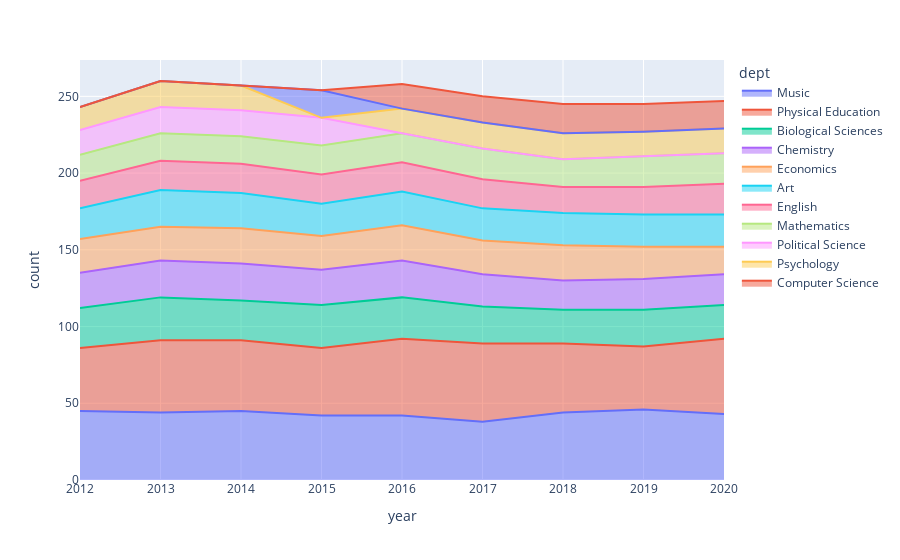

Source (notebook cell):
### Markdown cell above
Using plotly express we can then visualize the top 10 departments over the years. Overall there has not been much fluctuation with the number of faculty members in the top departments (top meaning the departments with the most faculty members in any given year).

### Code cell
import plotly.express as px
fig = px.area(merged_years_df, x='year',y='count',color = "dept")
fig.show()

### Figure 1 — Plotly figure (JSON) as saved in the notebook; plotly's stock layout.template omitted (floating-point values rounded to 4 significant figures)
{"data": [{"hovertemplate": "dept=Music<br>year=%{x}<br>count=%{y}<extra></extra>", "legendgroup": "Music", "line": {"color": "#636efa"}, "mode": "lines", "name": "Music", "orientation": "v", "showlegend": true, "stackgroup": "1", "type": "scatter", "x": [2012, 2013, 2014, 2015, 2016, 2017, 2018, 2019, 2020], "xaxis": "x", "y": [45, 44, 45, 42, 42, 38, 44, 46, 43], "yaxis": "y"}, {"hovertemplate": "dept=Physical Education<br>year=%{x}<br>count=%{y}<extra></extra>", "legendgroup": "Physical Education", "line": {"color": "#EF553B"}, "mode": "lines", "name": "Physical Education", "orientation": "v", "showlegend": true, "stackgroup": "1", "type": "scatter", "x": [2012, 2013, 2014, 2015, 2016, 2017, 2018, 2019, 2020], "xaxis": "x", "y": [41, 47, 46, 44, 50, 51, 45, 41, 49], "yaxis": "y"}, {"hovertemplate": "dept=Biological Sciences<br>year=%{x}<br>count=%{y}<extra></extra>", "legendgroup": "Biological Sciences", "line": {"color": "#00cc96"}, "mode": "lines", "name": "Biological Sciences", "orientation": "v", "showlegend": true, "stackgroup": "1", "type": "scatter", "x": [2012, 2013, 2014, 2015, 2016, 2017, 2018, 2019, 2020], "xaxis": "x", "y": [26, 28, 26, 28, 27, 24, 22, 24, 22], "yaxis": "y"}, {"hovertemplate": "dept=Chemistry<br>year=%{x}<br>count=%{y}<extra></extra>", "legendgroup": "Chemistry", "line": {"color": "#ab63fa"}, "mode": "lines", "name": "Chemistry", "orientation": "v", "showlegend": true, "stackgroup": "1", "type": "scatter", "x": [2012, 2013, 2014, 2015, 2016, 2017, 2018, 2019, 2020], "xaxis": "x", "y": [23, 24, 24, 23, 24, 21, 19, 20, 20], "yaxis": "y"}, {"hovertemplate": "dept=Economics<br>year=%{x}<br>count=%{y}<extra></extra>", "legendgroup": "Economics", "line": {"color": "#FFA15A"}, "mode": "lines", "name": "Economics", "orientation": "v", "showlegend": true, "stackgroup": "1", "type": "scatter", "x": [2012, 2013, 2014, 2015, 2016, 2017, 2018, 2019, 2020], "xaxis": "x", "y": [22, 22, 23, 22, 23, 22, 23, 21, 18], "yaxis": "y"}, {"hovertemplate": "dept=Art<br>year=%{x}<br>count=%{y}<extra></extra>", "legendgroup": "Art", "line": {"color": "#19d3f3"}, "mode": "lines", "name": "Art", "orientation": "v", "showlegend": true, "stackgroup": "1", "type": "scatter", "x": [2012, 2013, 2014, 2015, 2016, 2017, 2018, 2019, 2020], "xaxis": "x", "y": [20, 24, 23, 21, 22, 21, 21, 21, 21], "yaxis": "y"}, {"hovertemplate": "dept=English<br>year=%{x}<br>count=%{y}<extra></extra>", "legendgroup": "English", "line": {"color": "#FF6692"}, "mode": "lines", "name": "English", "orientation": "v", "showlegend": true, "stackgroup": "1", "type": "scatter", "x": [2012, 2013, 2014, 2015, 2016, 2017, 2018, 2019, 2020], "xaxis": "x", "y": [18, 19, 19, 19, 19, 19, 17, 18, 20], "yaxis": "y"}, {"hovertemplate": "dept=Mathematics<br>year=%{x}<br>count=%{y}<extra></extra>", "legendgroup": "Mathematics", "line": {"color": "#B6E880"}, "mode": "lines", "name": "Mathematics", "orientation": "v", "showlegend": true, "stackgroup": "1", "type": "scatter", "x": [2012, 2013, 2014, 2015, 2016, 2017, 2018, 2019, 2020], "xaxis": "x", "y": [17, 18, 18, 19, 19, 20, 18, 20, 20], "yaxis": "y"}, {"hovertemplate": "dept=Political Science<br>year=%{x}<br>count=%{y}<extra></extra>", "legendgroup": "Political Science", "line": {"color": "#FF97FF"}, "mode": "lines", "name": "Political Science", "orientation": "v", "showlegend": true, "stackgroup": "1", "type": "scatter", "x": [2012, 2013, 2014, 2015], "xaxis": "x", "y": [16, 17, 17, 18], "yaxis": "y"}, {"hovertemplate": "dept=Psychology<br>year=%{x}<br>count=%{y}<extra></extra>", "legendgroup": "Psychology", "line": {"color": "#FECB52"}, "mode": "lines", "name": "Psychology", "orientation": "v", "showlegend": true, "stackgroup": "1", "type": "scatter", "x": [2012, 2013, 2014, 2016, 2017, 2018, 2019, 2020], "xaxis": "x", "y": [15, 17, 16, 16, 17, 17, 16, 16], "yaxis": "y"}, {"hovertemplate": "dept=<br>year=%{x}<br>count=%{y}<extra></extra>", "legendgroup": "", "line": {"color": "#636efa"}, "mode": "lines", "name": "", "orientation": "v", "showlegend": false, "stackgroup": "1", "type": "scatter", "x": [2015], "xaxis": "x", "y": [18], "yaxis": "y"}, {"hovertemplate": "dept=Computer Science<br>year=%{x}<br>count=%{y}<extra></extra>", "legendgroup": "Computer Science", "line": {"color": "#EF553B"}, "mode": "lines", "name": "Computer Science", "orientation": "v", "showlegend": true, "stackgroup": "1", "type": "scatter", "x": [2016, 2017, 2018, 2019, 2020], "xaxis": "x", "y": [16, 17, 19, 18, 18], "yaxis": "y"}], "layout": {"legend": {"title": {"text": "dept"}, "tracegroupgap": 0}, "margin": {"t": 60}, "xaxis": {"anchor": "y", "domain": [0, 1], "title": {"text": "year"}}, "yaxis": {"anchor": "x", "domain": [0, 1], "title": {"text": "count"}}}}
